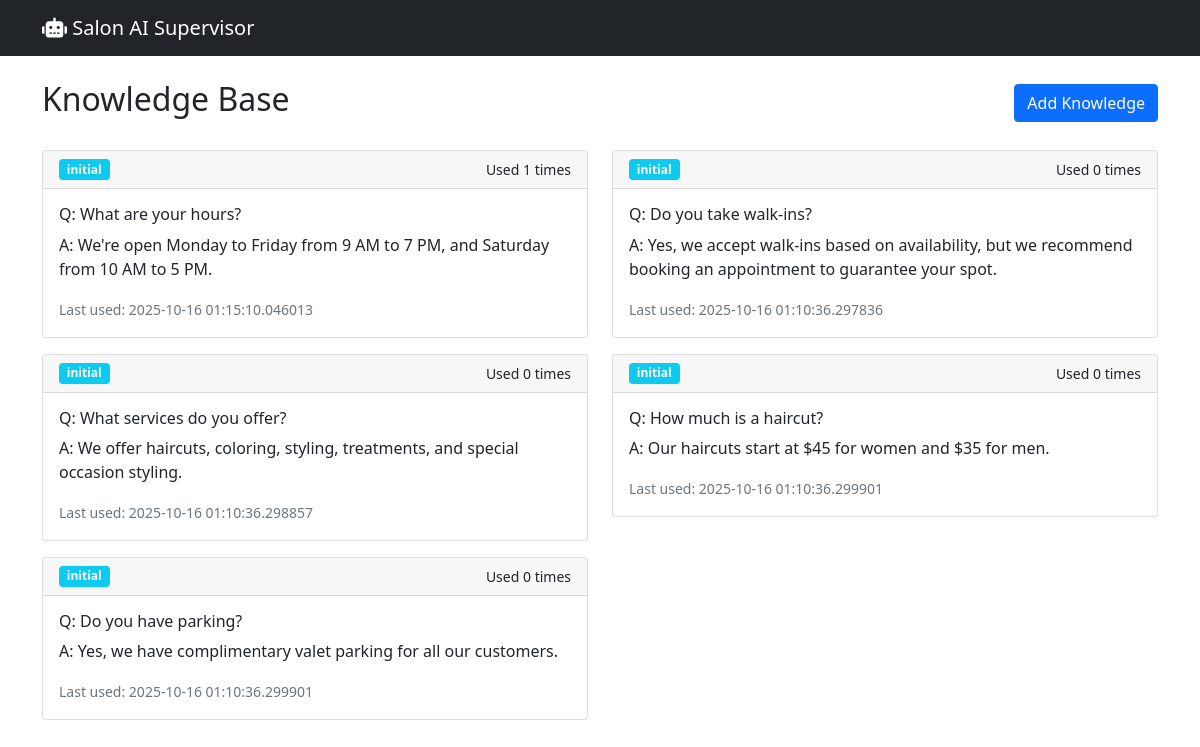
/knowledge, run on the app's committed database.
### app/models/schemas.py (models this page shows, shortened)
class KnowledgeBase(db.Model):
    __tablename__ = "knowledge_base"
    id = db.Column(db.Integer, primary_key=True)
    question = db.Column(db.Text, nullable=False)
    answer = db.Column(db.Text, nullable=False)
    source = db.Column(db.String(50), default="supervisor")
    confidence = db.Column(db.Float, default=1.0)
    created_at = db.Column(db.DateTime, default=datetime.utcnow)
    last_used = db.Column(db.DateTime, default=datetime.utcnow)
    usage_count = db.Column(db.Integer, default=0)

### app/routes/web.py (the view)
@web_bp.route("/knowledge")
def knowledge_view():
    knowledge_entries = KnowledgeBase.query.order_by(
        KnowledgeBase.usage_count.desc()
    ).all()
    return render_template("knowledge.html", knowledge_entries=knowledge_entries)

### app/templates/knowledge.html (shortened to what this page needs)
{% extends "base.html" %}
{% block content %}
<div class="d-flex justify-content-between align-items-center mb-4">
    <h2>Knowledge Base</h2>
    <button class="btn btn-primary" data-bs-toggle="modal" data-bs-target="#addKnowledgeModal">
        Add Knowledge
    </button>
</div>
<div class="row">
    {% for entry in knowledge_entries %}
    <div class="col-md-6 mb-3">
        <div class="card">
            <div class="card-header d-flex justify-content-between">
                <span class="badge bg-info">{{ entry.source }}</span>
                <small>Used {{ entry.usage_count }} times</small>
            </div>
            <div class="card-body">
                <h6>Q: {{ entry.question }}</h6>
                <p>A: {{ entry.answer }}</p>
                <small class="text-muted">Last used: {{ entry.last_used }}</small>
            </div>
        </div>
    </div>
    {% else %}
    <div class="col-12">
        <div class="alert alert-info">
            No knowledge entries found.
        </div>
    </div>
    {% endfor %}
</div>
{% endblock %}

### app/templates/base.html (shortened to what this page needs)
<!DOCTYPE html>
<html lang="en">
<head>
    <link href="https://cdn.jsdelivr.net/npm/bootstrap@5.1.3/dist/css/bootstrap.min.css" rel="stylesheet">
    <link href="https://cdnjs.cloudflare.com/ajax/libs/font-awesome/6.0.0/css/all.min.css" rel="stylesheet">
</head>
<body>
    <nav class="navbar navbar-expand-lg navbar-dark bg-dark">
        <div class="container">
            <a class="navbar-brand" href="/">
                <i class="fas fa-robot"></i> Salon AI Supervisor
            </a>
        </div>
    </nav>
    <div class="container mt-4">
        {% block content %}{% endblock %}
    </div>
</body>
</html>

### data on the page
KnowledgeBase: source "initial", usage_count "1", question "What are your hours?", answer "We're open Monday to Friday from 9 AM to 7 PM, and Saturday from 10 AM to 5 PM.", last_used "2025-10-16 01:15:10.046013"
KnowledgeBase: source "initial", usage_count "0", question "Do you take walk-ins?", answer "Yes, we accept walk-ins based on availability, but we recommend booking an appointment to guarantee your spot.", last_used "2025-10-16 01:10:36.297836"
KnowledgeBase: source "initial", usage_count "0", question "What services do you offer?", answer "We offer haircuts, coloring, styling, treatments, and special occasion styling.", last_used "2025-10-16 01:10:36.298857"
KnowledgeBase: source "initial", usage_count "0", question "How much is a haircut?", answer "Our haircuts start at $45 for women and $35 for men.", last_used "2025-10-16 01:10:36.299901"
KnowledgeBase: source "initial", usage_count "0", question "Do you have parking?", answer "Yes, we have complimentary valet parking for all our customers.", last_used "2025-10-16 01:10:36.299901"
